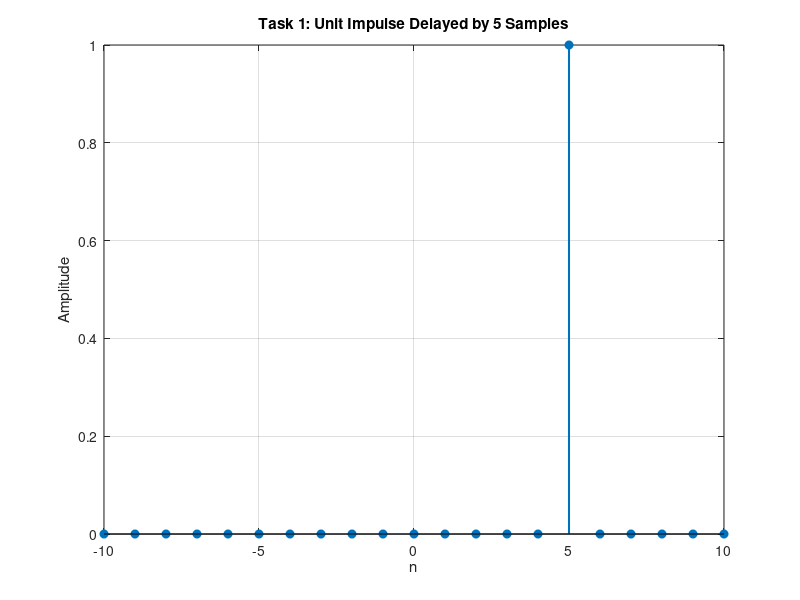

Write the MATLAB code that produced this figure.
% Define discrete time vector
n = -10:10; 

% Unit impulse is 1 at n = 0. To delay by 5, it is 1 at n = 5
impulse_delayed = (n == 5); 

figure;
stem(n, impulse_delayed, 'filled', 'LineWidth', 1.5);
title('Task 1: Unit Impulse Delayed by 5 Samples');
xlabel('n'); ylabel('Amplitude');
grid on;
